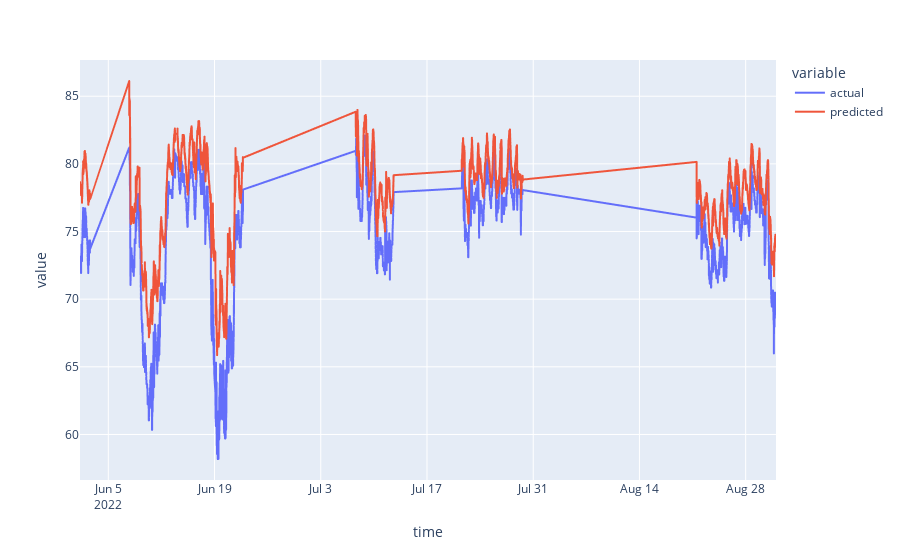

This figure's notebook cell:
### Code cell
results_df = pd.DataFrame({'actual': vec_y_test.reshape((vec_y_test.shape[0])), 'predicted': yhat.reshape((yhat.shape[0]))}, index=y.index)
results_df = scaler.denormalize_results(results_df)

mabs_error = mean_absolute_error(results_df['actual'], results_df['predicted'])
rmse = np.sqrt(mean_squared_error(results_df['actual'], results_df['predicted']))
print('Mean Absolute Error: %.3f' % mabs_error)
print('RMSE: %.3f' % rmse)

fig = px.line(results_df, x=results_df.index, y=["actual", "predicted"])
fig.show()

### Figure 1 — Plotly figure (JSON) as saved in the notebook; plotly's stock layout.template omitted (floating-point values rounded to 4 significant figures; data arrays with more than 128 entries replaced by an {"elided": "..."} marker saying what was removed)
{"data": [{"hovertemplate": "variable=actual<br>time=%{x}<br>value=%{y}<extra></extra>", "legendgroup": "actual", "line": {"color": "#636efa", "dash": "solid"}, "marker": {"symbol": "circle"}, "mode": "lines", "name": "actual", "showlegend": true, "type": "scattergl", "x": {"elided": "11260 str values"}, "xaxis": "x", "y": {"elided": "11260 float values"}, "yaxis": "y"}, {"hovertemplate": "variable=predicted<br>time=%{x}<br>value=%{y}<extra></extra>", "legendgroup": "predicted", "line": {"color": "#EF553B", "dash": "solid"}, "marker": {"symbol": "circle"}, "mode": "lines", "name": "predicted", "showlegend": true, "type": "scattergl", "x": {"elided": "11260 str values"}, "xaxis": "x", "y": {"elided": "11260 float values"}, "yaxis": "y"}], "layout": {"legend": {"title": {"text": "variable"}, "tracegroupgap": 0}, "margin": {"t": 60}, "xaxis": {"anchor": "y", "domain": [0, 1], "title": {"text": "time"}}, "yaxis": {"anchor": "x", "domain": [0, 1], "title": {"text": "value"}}}}
